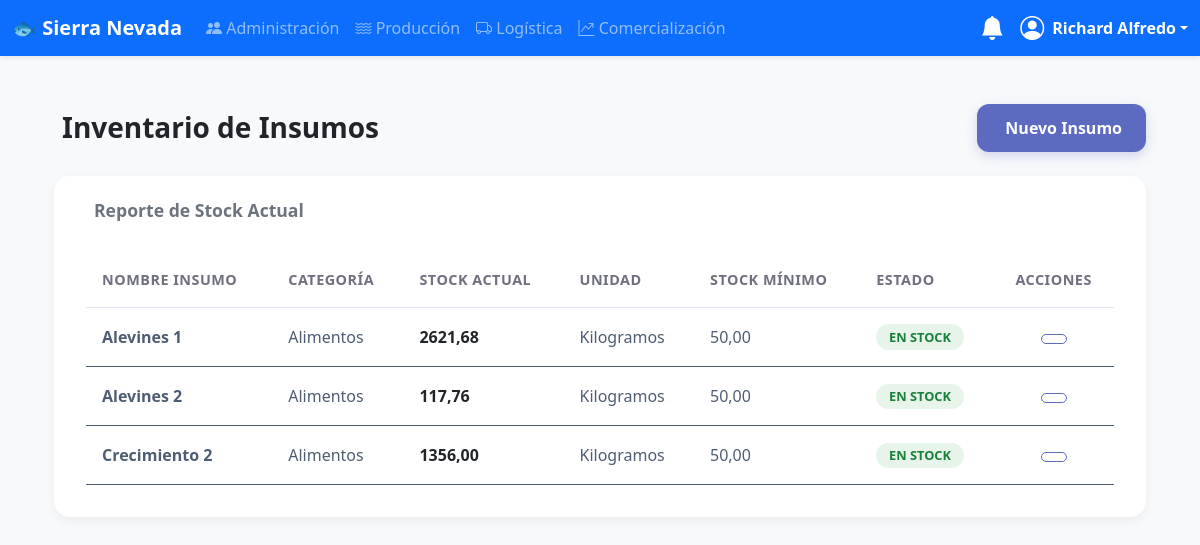
Page /logistica/inventario/ (signed in) on the committed database.
### usuarios/models.py (models this page shows, shortened)
class CustomUser(AbstractUser):
    dni = models.CharField(max_length=8, unique=True, null=True, blank=True)
    pregunta_seguridad = models.ForeignKey(PreguntaSeguridad, on_delete=models.SET_NULL, null=True, blank=True)
    respuesta_seguridad = models.CharField(max_length=255, null=True, blank=True)
    groups = models.ManyToManyField('auth.Group', related_name='customuser_set', blank=True, verbose_name='grupos')
    user_permissions = models.ManyToManyField('auth.Permission', related_name='customuser_set', blank=True)

### logistica/models.py (models this page shows, shortened)
class Insumo(models.Model):
    UNIDADES_MEDIDA = (
        ('kg', 'Kilogramos'),
        ('lt', 'Litros'),
        ('un', 'Unidades'),
        ('m3', 'Metros Cúbicos'),
    )
    nombre = models.CharField(max_length=255, unique=True, help_text="Ej: 'Alevines 1', 'Crecimiento 2', 'Oxígeno', 'Vacuna X'")
    categoria = models.ForeignKey(CategoriaInsumo, on_delete=models.SET_NULL, null=True, related_name="insumos")
    unidad_medida = models.CharField(max_length=3, choices=UNIDADES_MEDIDA, default='kg')
    stock_actual = models.DecimalField(max_digits=10, decimal_places=2, default=Decimal('0.00'))
    stock_minimo = models.DecimalField(max_digits=10, decimal_places=2, default=Decimal('100.00'), help_text="Stock mínimo para generar alertas")
    class Meta:
        ordering = ['categoria', 'nombre']

class CategoriaInsumo(models.Model):
    nombre = models.CharField(max_length=100, unique=True)

### logistica/views.py (the view)
# urls.py: path('inventario/', views.InsumoListView.as_view(), name='inventario-list'),
class InsumoListView(LogisticaPermissionMixin, ListView):
    model = Insumo
    template_name = 'logistica/insumo_list.html'
    context_object_name = 'insumos'
    paginate_by = 20
    def get_context_data(self, **kwargs):
        context = super().get_context_data(**kwargs)
        context['categorias'] = CategoriaInsumo.objects.all()
        return context

### logistica/views.py (called while the page is built)
    def test_func(self):
        return self.request.user.is_staff or self.request.user.groups.filter(name='Logistica').exists()

### usuarios/templatetags/auth_extras.py (called while the page is built)
@register.filter(name='has_group')
def has_group(user, group_name):
    return user.groups.filter(name=group_name).exists()

### templates/logistica/insumo_list.html (shortened to what this page needs)
{% extends 'base.html' %}
{% load static %}
{% block content %}
<div class="container-fluid py-4">
    <div class="d-flex align-items-center justify-content-between mb-4">
        <h3 class="fw-semibold text-dark mb-0">
             Inventario de Insumos
        </h3>
        <a href="{% url 'insumo-create' %}" class="btn btn-primary">
             Nuevo Insumo
        </a>
    </div>
    <div class="card">
        <div class="card-header d-flex align-items-center justify-content-between pb-0">
            <h6 class="text-secondary mb-0 fw-semibold">
                 Reporte de Stock Actual
            </h6>
        </div>
        <div class="card-body">
            <div class="table-responsive">
                <table class="table align-middle table-hover mb-0">
                    <thead>
                        <tr>
                            <th>Nombre Insumo</th>
                            <th>Categoría</th>
                            <th>Stock Actual</th>
                            <th>Unidad</th>
                            <th>Stock Mínimo</th>
                            <th>Estado</th>
                            <th class="text-center">Acciones</th>
                        </tr>
                    </thead>
                    <tbody>
                        {% for insumo in insumos %}
                        <tr>
                            <td class="fw-semibold">{{ insumo.nombre }}</td>
                            <td>{{ insumo.categoria.nombre }}</td>
                            <td><span class="fw-bold text-dark">{{ insumo.stock_actual }}</span></td>
                            <td>{{ insumo.get_unidad_medida_display }}</td>
                            <td>{{ insumo.stock_minimo }}</td>
                            <td>
                                {% if insumo.stock_actual == 0 %}
                                <span class="badge badge-dark">AGOTADO</span>
                                {% elif insumo.stock_actual < insumo.stock_minimo %}
                                <span class="badge badge-warning">STOCK BAJO</span>
                                {% else %}
                                <span class="badge badge-success">EN STOCK</span>
                                {% endif %}
                            </td>
                            <td class="text-center">
                                <a href="{% url 'insumo-update' insumo.pk %}" class="btn btn-outline-primary btn-sm">
                                </a>
                            </td>
                        </tr>
                        {% empty %}
                        <tr>
                            <td colspan="7" class="text-center text-muted py-4">No hay insumos registrados.</td>
                        </tr>
                        {% endfor %}
                    </tbody>
                </table>
            </div>
        </div>
    </div>
</div>
{% endblock %}

### templates/base.html (shortened to what this page needs)
<!doctype html>
<html lang="es">
{% load auth_extras %}
{% load static %} <head>
    <link href="https://cdn.jsdelivr.net/npm/bootstrap@5.3.3/dist/css/bootstrap.min.css" rel="stylesheet">
    <link rel="stylesheet" href="https://cdn.jsdelivr.net/npm/bootstrap-icons@1.11.3/font/bootstrap-icons.min.css">
</head>
<body>
    <nav class="navbar navbar-expand-lg navbar-dark bg-primary shadow-sm sticky-top">
        <div class="container-fluid">
            <a class="navbar-brand fw-bold" href="{% url 'welcome' %}">🐟 Sierra Nevada</a>
            <div class="collapse navbar-collapse" id="mainNavbar">
                {% if user.is_authenticated %}
                <ul class="navbar-nav me-auto mb-2 mb-lg-0">
                    {% if user.is_staff %}
                    <li class="nav-item"><a class="nav-link" href="{% url 'user-list' %}"><i class="bi bi-people-fill"></i> Administración</a></li>
                    {% endif %}
                    {% if user|has_group:"Produccion" %}
                    <li class="nav-item"><a class="nav-link" href="{% url 'dashboard-produccion' %}"><i class="bi bi-water"></i> Producción</a></li>
                    {% endif %}
                    {% if user|has_group:"Logistica" %}
                    <li class="nav-item"><a class="nav-link" href="{% url 'dashboard-logistica' %}"><i class="bi bi-truck"></i> Logística</a></li>
                    {% endif %}
                    {% if user|has_group:"Comercializacion" %}
                    <li class="nav-item"><a class="nav-link" href="{% url 'dashboard-comercializacion' %}"><i class="bi bi-graph-up-arrow"></i> Comercialización</a></li>
                    {% endif %}
                </ul>
                <div class="dropdown me-3">
                    <a href="#" class="d-flex align-items-center text-white text-decoration-none position-relative" id="notificationsDropdown" data-bs-toggle="dropdown" aria-expanded="false">
                        <i class="bi bi-bell-fill fs-4"></i>
                    </a>
                </div>
                <div class="dropdown">
                    <a href="#" class="d-flex align-items-center text-white text-decoration-none dropdown-toggle" data-bs-toggle="dropdown">
                        <i class="bi bi-person-circle fs-4 me-2"></i>
                        <strong>{{ user.first_name|default:user.username }}</strong>
                    </a>
                </div>
                {% endif %}
            </div>
        </div>
    </nav>
    <main class="container my-4">
        {% block content %}{% endblock %}
    </main>
</body>
</html>

### templates/base.html (style rules this page uses)
body { background-color: #f8f9fa; }
.card { box-shadow: 0 2px 4px rgba(0,0,0,0.05); }

### templates/logistica/insumo_list.html (style rules this page uses)
body { background-color: #f8f9fb; }
.card { border: none; border-radius: 16px; box-shadow: 0 4px 12px rgba(0, 0, 0, 0.05); }
.card-header { background-color: transparent; border-bottom: none; padding: 1.5rem 2rem 0 2rem; }
.card-header h6 { font-weight: 700; color: #4e5d73; font-size: 1.1rem; }
.card-body { padding: 2rem; }
.btn-primary { background-color: #5C6BC0; border: none; border-radius: 12px; padding: 0.75rem 1.5rem; font-weight: 600; transition: all 0.3s ease; box-shadow: 0 4px 12px rgba(92, 107, 192, 0.25); }
.btn-outline-primary { color: #5C6BC0; border-color: #5C6BC0; font-weight: 600; border-radius: 12px; transition: all 0.3s ease; }
.btn-outline-primary.btn-sm { padding: 0.25rem 0.75rem; border-radius: 10px; font-size: 0.8rem; }
.table { border: none; }
.table thead { background-color: transparent; color: inherit; }
.table th { font-weight: 600; padding: 1rem; vertical-align: middle; border-bottom: 1px solid #e3e6f0; border-top: none; font-size: 0.9rem; color: #6e707e; text-transform: uppercase; letter-spacing: 0.5px; }
.table td { color: #4e5d73; padding: 1rem; vertical-align: middle; border-top: 1px solid #e3e6f0; }
.badge { padding: 0.5em 1em; border-radius: 20px; font-size: 0.8rem; font-weight: 700; }
.badge-success { background-color: #e6f4ea; color: #188038; }
h3.fw-semibold { color: #333; font-weight: 700; }

### rows in the picture
CustomUser: first_name "Richard Alfredo"
Insumo: nombre "Alevines 1", categoria.nombre "Alimentos", stock_actual "2621,68", unidad_medida "Kilogramos", stock_minimo "50,00", shows "EN STOCK"
Insumo: nombre "Alevines 2", categoria.nombre "Alimentos", stock_actual "117,76", unidad_medida "Kilogramos", stock_minimo "50,00", shows "EN STOCK"
Insumo: nombre "Crecimiento 2", categoria.nombre "Alimentos", stock_actual "1356,00", unidad_medida "Kilogramos", stock_minimo "50,00", shows "EN STOCK"
